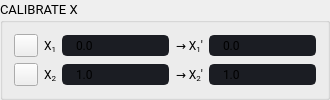
               <widget class="QGroupBox" name="calibrateXGridGroupBox">
                <property name="sizePolicy">
                 <sizepolicy hsizetype="Fixed" vsizetype="Fixed">
                  <horstretch>0</horstretch>
                  <verstretch>0</verstretch>
                 </sizepolicy>
                </property>
                <property name="minimumSize">
                 <size>
                  <width>330</width>
                  <height>0</height>
                 </size>
                </property>
                <property name="maximumSize">
                 <size>
                  <width>320</width>
                  <height>16777215</height>
                 </size>
                </property>
                <property name="font">
                 <font>
                  <family>Roboto</family>
                  <pointsize>10</pointsize>
                 </font>
                </property>
                <property name="title">
                 <string notr="true">CALIBRATE X</string>
                </property>
                <layout class="QGridLayout" name="gridLayout_10">
                 <item row="0" column="2">
                  <widget class="CalibrationLineEdit" name="rawX1LineEdit">
                   <property name="sizePolicy">
                    <sizepolicy hsizetype="Preferred" vsizetype="Fixed">
                     <horstretch>0</horstretch>
                     <verstretch>0</verstretch>
                    </sizepolicy>
                   </property>
                   <property name="minimumSize">
                    <size>
                     <width>80</width>
                     <height>0</height>
                    </size>
                   </property>
                   <property name="maximumSize">
                    <size>
                     <width>200</width>
                     <height>16777215</height>
                    </size>
                   </property>
                   <property name="font">
                    <font>
                     <family>Roboto</family>
                     <pointsize>9</pointsize>
                    </font>
                   </property>
                   <property name="toolTip">
                    <string notr="true"/>
                   </property>
                   <property name="styleSheet">
                    <string notr="true">QLineEdit {
	background-color: rgb(27, 29, 35);
	border-radius: 5px;
	border: 2px solid rgb(27, 29, 35);
	padding-left: 10px;
}
QLineEdit:hover {
	border: 2px solid rgb(64, 71, 88);
}
QLineEdit:focus {
	border: 2px solid rgb(196, 150, 248);
}</string>
                   </property>
                   <property name="text">
                    <string notr="true">0.0</string>
                   </property>
                  </widget>
                 </item>
                 <item row="1" column="0">
                  <widget class="QToolButton" name="calibrateX2Button">
                   <property name="toolTip">
                    <string notr="true">Calibrate x2, allows selection of coordinate inside plot</string>
                   </property>
                   <property name="text">
                    <string/>
                   </property>
                   <property name="icon">
                    <iconset>
                     <normaloff>../../../Simple_PySide_Base/icons/16x16/cil-at.png</normaloff>../../../Simple_PySide_Base/icons/16x16/cil-at.png</iconset>
                   </property>
                  </widget>
                 </item>
                 <item row="1" column="4">
                  <widget class="CalibrationLineEdit" name="mapX2LineEdit">
                   <property name="sizePolicy">
                    <sizepolicy hsizetype="Preferred" vsizetype="Fixed">
                     <horstretch>0</horstretch>
                     <verstretch>0</verstretch>
                    </sizepolicy>
                   </property>
                   <property name="minimumSize">
                    <size>
                     <width>80</width>
                     <height>0</height>
                    </size>
                   </property>
                   <property name="maximumSize">
                    <size>
                     <width>200</width>
                     <height>16777215</height>
                    </size>
                   </property>
                   <property name="font">
                    <font>
                     <family>Roboto</family>
                     <pointsize>9</pointsize>
                    </font>
                   </property>
                   <property name="toolTip">
                    <string notr="true"/>
                   </property>
                   <property name="styleSheet">
                    <string notr="true">QLineEdit {
	background-color: rgb(27, 29, 35);
	border-radius: 5px;
	border: 2px solid rgb(27, 29, 35);
	padding-left: 10px;
}
QLineEdit:hover {
	border: 2px solid rgb(64, 71, 88);
}
QLineEdit:focus {
	border: 2px solid rgb(196, 150, 248);
}</string>
                   </property>
                   <property name="text">
                    <string notr="true">1.0</string>
                   </property>
                  </widget>
                 </item>
                 <item row="1" column="2">
                  <widget class="CalibrationLineEdit" name="rawX2LineEdit">
                   <property name="sizePolicy">
                    <sizepolicy hsizetype="Preferred" vsizetype="Fixed">
                     <horstretch>0</horstretch>
                     <verstretch>0</verstretch>
                    </sizepolicy>
                   </property>
                   <property name="minimumSize">
                    <size>
                     <width>80</width>
                     <height>0</height>
                    </size>
                   </property>
                   <property name="maximumSize">
                    <size>
                     <width>200</width>
                     <height>16777215</height>
                    </size>
                   </property>
                   <property name="font">
                    <font>
                     <family>Roboto</family>
                     <pointsize>9</pointsize>
                    </font>
                   </property>
                   <property name="toolTip">
                    <string notr="true"/>
                   </property>
                   <property name="styleSheet">
                    <string notr="true">QLineEdit {
	background-color: rgb(27, 29, 35);
	border-radius: 5px;
	border: 2px solid rgb(27, 29, 35);
	padding-left: 10px;
}
QLineEdit:hover {
	border: 2px solid rgb(64, 71, 88);
}
QLineEdit:focus {
	border: 2px solid rgb(196, 150, 248);
}</string>
                   </property>
                   <property name="text">
                    <string notr="true">1.0</string>
                   </property>
                  </widget>
                 </item>
                 <item row="0" column="4">
                  <widget class="CalibrationLineEdit" name="mapX1LineEdit">
                   <property name="sizePolicy">
                    <sizepolicy hsizetype="Preferred" vsizetype="Fixed">
                     <horstretch>0</horstretch>
                     <verstretch>0</verstretch>
                    </sizepolicy>
                   </property>
                   <property name="minimumSize">
                    <size>
                     <width>80</width>
                     <height>0</height>
                    </size>
                   </property>
                   <property name="maximumSize">
                    <size>
                     <width>200</width>
                     <height>16777215</height>
                    </size>
                   </property>
                   <property name="font">
                    <font>
                     <family>Roboto</family>
                     <pointsize>9</pointsize>
                    </font>
                   </property>
                   <property name="toolTip">
                    <string notr="true"/>
                   </property>
                   <property name="styleSheet">
                    <string notr="true">QLineEdit {
	background-color: rgb(27, 29, 35);
	border-radius: 5px;
	border: 2px solid rgb(27, 29, 35);
	padding-left: 10px;
}
QLineEdit:hover {
	border: 2px solid rgb(64, 71, 88);
}
QLineEdit:focus {
	border: 2px solid rgb(196, 150, 248);
}</string>
                   </property>
                   <property name="inputMask">
                    <string/>
                   </property>
                   <property name="text">
                    <string notr="true">0.0</string>
                   </property>
                  </widget>
                 </item>
                 <item row="0" column="0">
                  <widget class="QToolButton" name="calibrateX1Button">
                   <property name="toolTip">
                    <string notr="true">Calibrate x1, allows selection of coordinate inside plot</string>
                   </property>
                   <property name="text">
                    <string/>
                   </property>
                   <property name="icon">
                    <iconset>
                     <normaloff>../../../Simple_PySide_Base/icons/16x16/cil-at.png</normaloff>../../../Simple_PySide_Base/icons/16x16/cil-at.png</iconset>
                   </property>
                  </widget>
                 </item>
                 <item row="0" column="1">
                  <widget class="QLabel" name="label_15">
                   <property name="sizePolicy">
                    <sizepolicy hsizetype="Minimum" vsizetype="Preferred">
                     <horstretch>0</horstretch>
                     <verstretch>0</verstretch>
                    </sizepolicy>
                   </property>
                   <property name="font">
                    <font>
                     <family>Roboto</family>
                     <pointsize>9</pointsize>
                    </font>
                   </property>
                   <property name="text">
                    <string notr="true">&lt;html&gt;&lt;head/&gt;&lt;body&gt;&lt;p align=&quot;right&quot;&gt;X&lt;span style=&quot; vertical-align:sub;&quot;&gt;1&lt;/span&gt;&lt;/p&gt;&lt;/body&gt;&lt;/html&gt;</string>
                   </property>
                  </widget>
                 </item>
                 <item row="1" column="1">
                  <widget class="QLabel" name="label_16">
                   <property name="sizePolicy">
                    <sizepolicy hsizetype="Minimum" vsizetype="Preferred">
                     <horstretch>0</horstretch>
                     <verstretch>0</verstretch>
                    </sizepolicy>
                   </property>
                   <property name="font">
                    <font>
                     <family>Roboto</family>
                     <pointsize>9</pointsize>
                    </font>
                   </property>
                   <property name="text">
                    <string notr="true">&lt;html&gt;&lt;head/&gt;&lt;body&gt;&lt;p align=&quot;right&quot;&gt;X&lt;span style=&quot; vertical-align:sub;&quot;&gt;2&lt;/span&gt;&lt;/p&gt;&lt;/body&gt;&lt;/html&gt;</string>
                   </property>
                  </widget>
                 </item>
                 <item row="0" column="3">
                  <widget class="QLabel" name="label_17">
                   <property name="sizePolicy">
                    <sizepolicy hsizetype="Minimum" vsizetype="Preferred">
                     <horstretch>0</horstretch>
                     <verstretch>0</verstretch>
                    </sizepolicy>
                   </property>
                   <property name="font">
                    <font>
                     <family>Roboto</family>
                     <pointsize>9</pointsize>
                    </font>
                   </property>
                   <property name="text">
                    <string notr="true">&lt;html&gt;&lt;head/&gt;&lt;body&gt;&lt;p align=&quot;right&quot;&gt;→ X&lt;span style=&quot; vertical-align:sub;&quot;&gt;1&lt;/span&gt;'&lt;/p&gt;&lt;/body&gt;&lt;/html&gt;</string>
                   </property>
                  </widget>
                 </item>
                 <item row="1" column="3">
                  <widget class="QLabel" name="label_18">
                   <property name="sizePolicy">
                    <sizepolicy hsizetype="Minimum" vsizetype="Preferred">
                     <horstretch>0</horstretch>
                     <verstretch>0</verstretch>
                    </sizepolicy>
                   </property>
                   <property name="font">
                    <font>
                     <family>Roboto</family>
                     <pointsize>9</pointsize>
                    </font>
                   </property>
                   <property name="text">
                    <string notr="true">&lt;html&gt;&lt;head/&gt;&lt;body&gt;&lt;p align=&quot;right&quot;&gt;→ X&lt;span style=&quot; vertical-align:sub;&quot;&gt;2&lt;/span&gt;'&lt;/p&gt;&lt;/body&gt;&lt;/html&gt;</string>
                   </property>
                  </widget>
                 </item>
                </layout>
               </widget>
